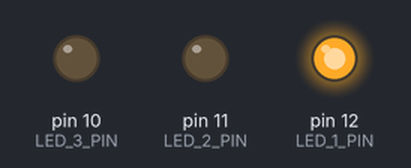
The sketch below on a simulated Arduino Uno, built with avr-gcc and run on an emulated ATmega328P. Shown: output pins drawn as LEDs (lit = HIGH).

Above: at 1.5 s.
At 4.5 s:
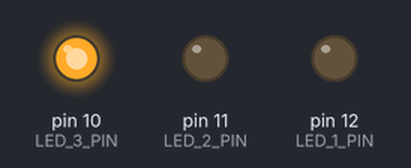
At 6.5 s:
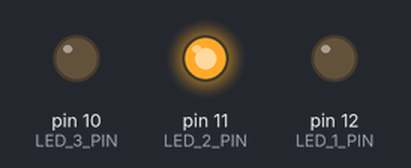
Timing chart, 0 to 9.1 s (numbered marks = the images above):
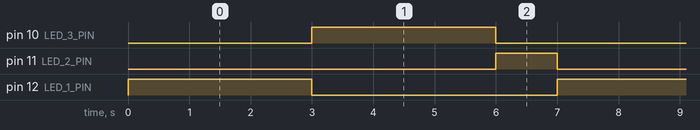

Measured:
- by itself, pin 10 (LED_3_PIN), pin 12 (LED_1_PIN): alternates HIGH for 3.0 s and LOW for 4.0 s
- by itself, pin 11 (LED_2_PIN): alternates HIGH for 1.0 s and LOW for 6.0 s
- by itself, everything shown: repeats every 7.0 s, in 3 steps

The sketch:

activity5.ino
```cpp
#define LED_1_PIN 12
#define LED_2_PIN 11
#define LED_3_PIN 10

void setup() {
  pinMode(LED_1_PIN, OUTPUT);
  pinMode(LED_2_PIN, OUTPUT);
  pinMode(LED_3_PIN, OUTPUT);

  digitalWrite(LED_1_PIN, LOW);
  digitalWrite(LED_2_PIN, LOW);
  digitalWrite(LED_3_PIN, LOW);
}

void loop() {
  digitalWrite(LED_1_PIN, HIGH);
  digitalWrite(LED_2_PIN, LOW);
  digitalWrite(LED_3_PIN, LOW);
  delay(3000);
  digitalWrite(LED_1_PIN, LOW);
  digitalWrite(LED_2_PIN, LOW);
  digitalWrite(LED_3_PIN, HIGH);
  delay(3000);
  digitalWrite(LED_1_PIN, LOW);
  digitalWrite(LED_2_PIN, HIGH);
  digitalWrite(LED_3_PIN, LOW);
  delay(1000);
}
```
